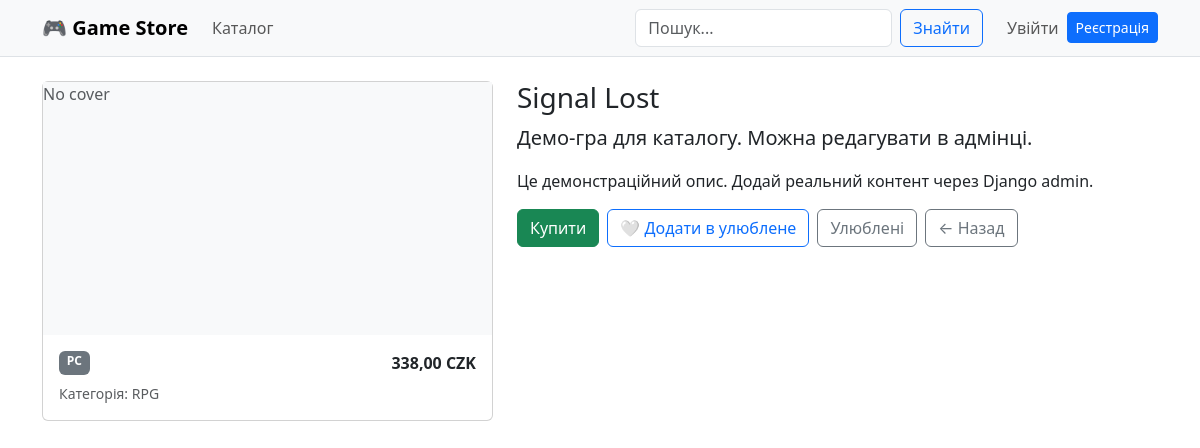
/game/signal-lost/, run on the app's committed database.
### store/models.py (models this page shows, shortened)
class Game(models.Model):
    class Platform(models.TextChoices):
        PC = "PC", "PC"
        PS = "PlayStation", "PlayStation"
        XBOX = "Xbox", "Xbox"
        SWITCH = "Switch", "Switch"
    title = models.CharField(max_length=200)
    slug = models.SlugField(max_length=220, unique=True)
    category = models.ForeignKey(Category, on_delete=models.PROTECT, related_name="games")
    platform = models.CharField(max_length=20, choices=Platform.choices, default=Platform.PC)
    price_czk = models.DecimalField(max_digits=10, decimal_places=2)
    in_stock = models.BooleanField(default=True)
    short_description = models.CharField(max_length=300, blank=True)
    description = models.TextField(blank=True)
    cover = models.ImageField(upload_to="covers/", blank=True, null=True)
    created_at = models.DateTimeField(auto_now_add=True)
    class Meta:
        verbose_name = "Гра"
        verbose_name_plural = "Ігри"
        ordering = ["-created_at"]

class Category(models.Model):
    name = models.CharField(max_length=120, unique=True)
    slug = models.SlugField(max_length=140, unique=True)
    class Meta:
        verbose_name = "Категорія"
        verbose_name_plural = "Категорії"

### store/views.py (the view)
# urls.py: path("game/<slug:slug>/", views.game_detail, name="game_detail"),
def game_detail(request, slug: str):
    game = get_object_or_404(Game.objects.select_related("category"), slug=slug)
    favorites = _get_favorites_set(request)
    is_favorite = game.id in favorites
    return render(request, "store/game_detail.html", {"game": game, "is_favorite": is_favorite})

### store/context_processors.py (called while the page is built)
def categories(request):
    return {"nav_categories": Category.objects.all().order_by("name")}

### store/views.py (called while the page is built)
def _get_favorites_set(request) -> set[int]:
    raw = request.session.get(FAV_SESSION_KEY, [])
    try:
        return set(int(x) for x in raw)
    except Exception:
        return set()

### store/templates/store/game_detail.html (shortened to what this page needs)
{% extends "base.html" %}
{% block content %}
<div class="row g-4">
  <div class="col-md-5">
    <div class="card">
      {% if game.cover %}
        <img src="{{ game.cover.url }}" class="card-img-top" alt="{{ game.title }}">
      {% else %}
        <div class="ratio ratio-16x9 bg-light d-flex align-items-center justify-content-center">
          <span class="text-muted">No cover</span>
        </div>
      {% endif %}
      <div class="card-body">
        <div class="d-flex justify-content-between">
          <span class="badge text-bg-secondary">{{ game.platform }}</span>
          <span class="fw-semibold">{{ game.price_czk }} CZK</span>
        </div>
        <div class="text-muted small mt-2">Категорія: {{ game.category.name }}</div>
      </div>
    </div>
  </div>
  <div class="col-md-7">
    <h1 class="h3">{{ game.title }}</h1>
    {% if game.short_description %}<p class="lead">{{ game.short_description }}</p>{% endif %}
    {% if game.description %}<p>{{ game.description|linebreaks }}</p>{% endif %}
    <div class="d-flex flex-wrap gap-2 mt-3">
      <a class="btn btn-success" href="{% url 'store:buy_game' game.slug %}">Купити</a>
      <form method="post" action="{% url 'store:favorites_toggle' game.id %}">
        {% if is_favorite %}
          <button class="btn btn-outline-danger" type="submit">❤️ В улюблених</button>
        {% else %}
          <button class="btn btn-outline-primary" type="submit">🤍 Додати в улюблене</button>
        {% endif %}
      </form>
      <a class="btn btn-outline-secondary" href="{% url 'store:favorites' %}">Улюблені</a>
      <a class="btn btn-outline-secondary" href="{% url 'store:home' %}">← Назад</a>
    </div>
  </div>
</div>
{% endblock %}

### data on the page
Game: platform "PC", price_czk "338,00", category.name "RPG", title "Signal Lost", short_description "Демо-гра для каталогу. Можна редагувати в адмінці.", description "Це демонстраційний опис. Додай реальний контент через Django admin."
